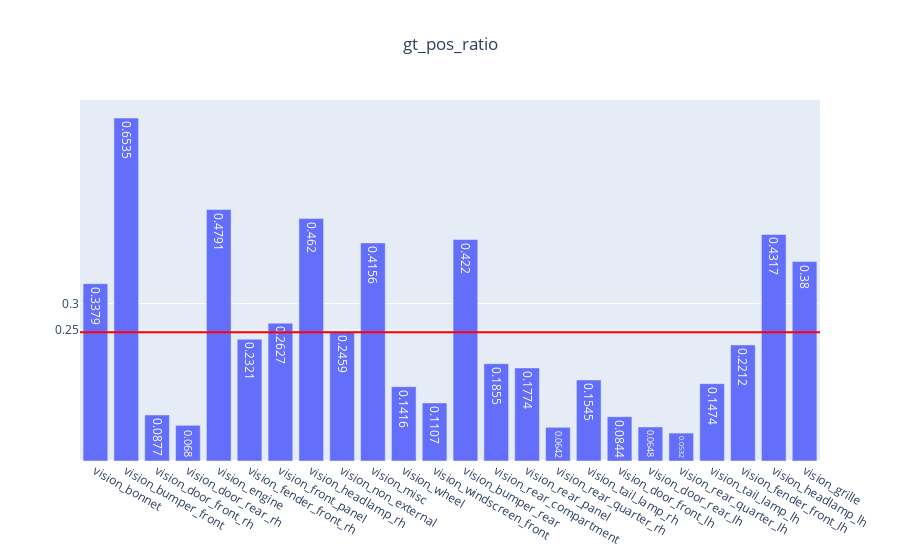

The notebook cell saved with this chart:
### Code cell
genVisMulitlabel(partEvalMetrics, "gt_pos_ratio")

### Figure 1 — Plotly figure (JSON) as saved in the notebook; plotly's stock layout.template omitted (floating-point values rounded to 4 significant figures)
{"data": [{"text": [0.3379, 0.6535, 0.0877, 0.068, 0.4791, 0.2321, 0.2627, 0.462, 0.2459, 0.4156, 0.1416, 0.1107, 0.422, 0.1855, 0.1774, 0.0642, 0.1545, 0.0844, 0.0648, 0.0532, 0.1474, 0.2212, 0.4317, 0.38], "type": "bar", "x": ["vision_bonnet", "vision_bumper_front", "vision_door_front_rh", "vision_door_rear_rh", "vision_engine", "vision_fender_front_rh", "vision_front_panel", "vision_headlamp_rh", "vision_non_external", "vision_misc", "vision_wheel", "vision_windscreen_front", "vision_bumper_rear", "vision_rear_compartment", "vision_rear_panel", "vision_rear_quarter_rh", "vision_tail_lamp_rh", "vision_door_front_lh", "vision_door_rear_lh", "vision_rear_quarter_lh", "vision_tail_lamp_lh", "vision_fender_front_lh", "vision_headlamp_lh", "vision_grille"], "y": [0.3379, 0.6535, 0.0877, 0.068, 0.4791, 0.2321, 0.2627, 0.462, 0.2459, 0.4156, 0.1416, 0.1107, 0.422, 0.1855, 0.1774, 0.0642, 0.1545, 0.0844, 0.0648, 0.0532, 0.1474, 0.2212, 0.4317, 0.38]}], "layout": {"shapes": [{"line": {"color": "red", "width": 2}, "type": "line", "x0": 0, "x1": 1, "xref": "x domain", "y0": 0.2451, "y1": 0.2451, "yref": "y"}], "title": {"text": "gt_pos_ratio", "x": 0.5}, "yaxis": {"tickmode": "array", "tickvals": ["0.25", 0.3, 0.8]}}}
